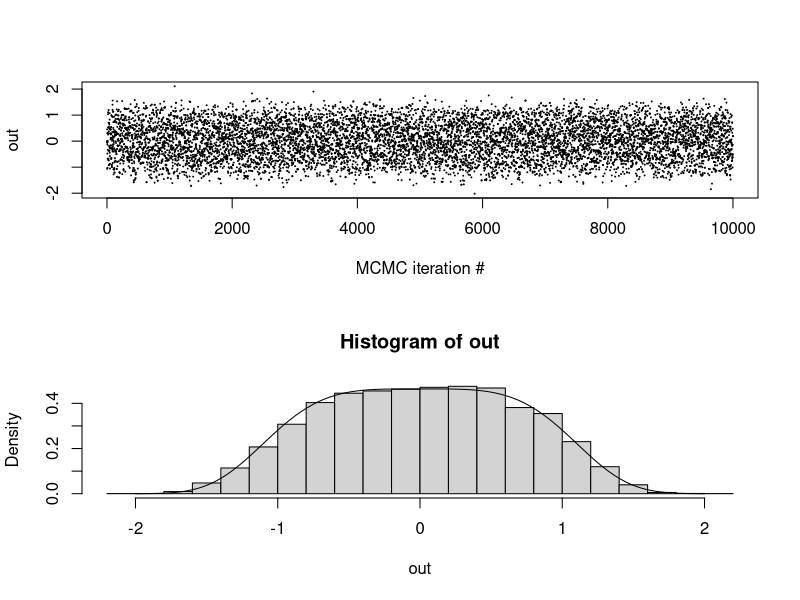
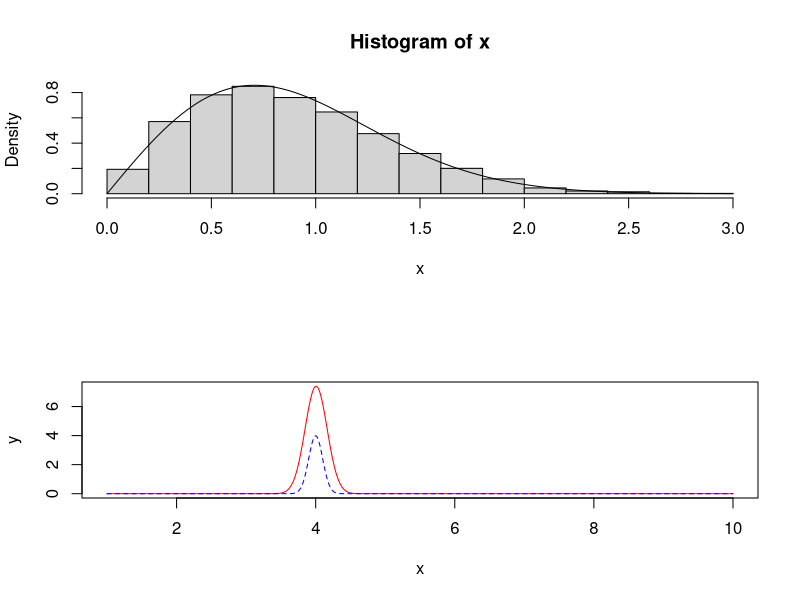
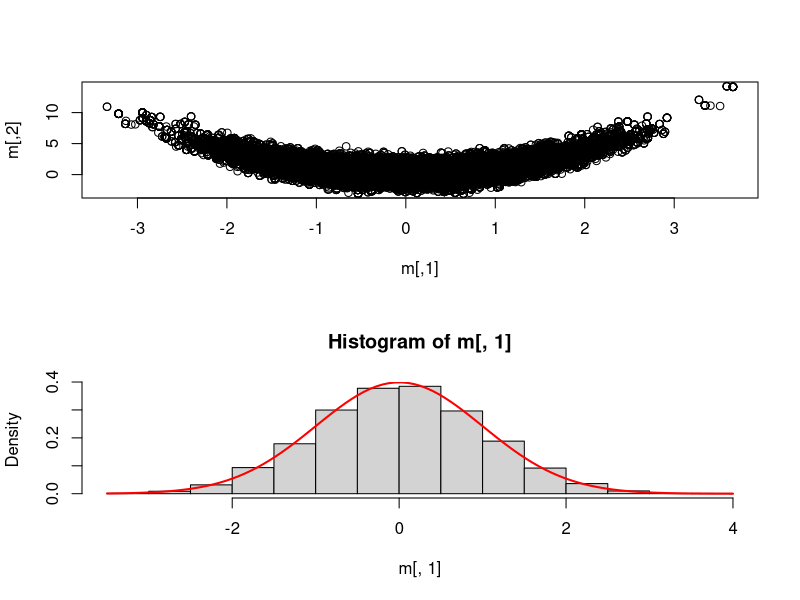
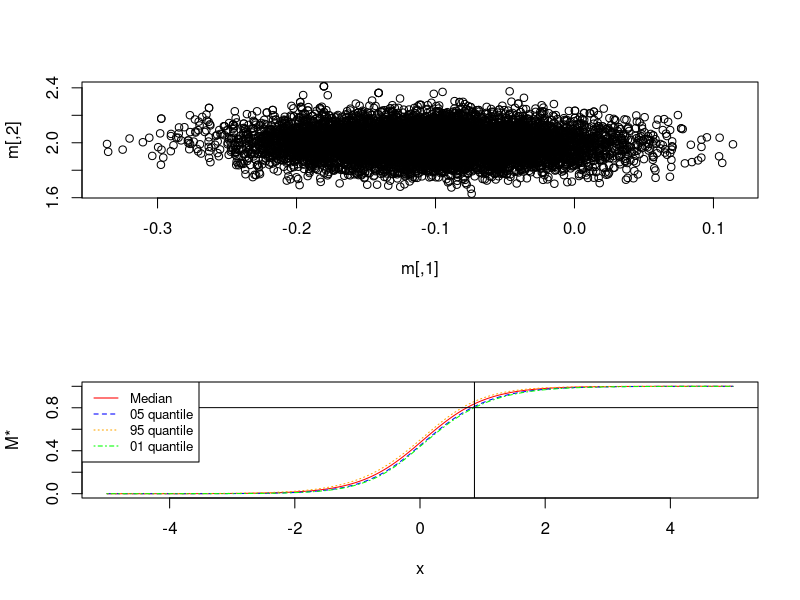

Reproduce these figures in R, in order.
## ---- chunk 1
rm(list = ls())
## ---- chunk 2
# general 1d independence metropolis hastings
oneD.IRWMH <- function(prob,
                       sigma=1.0,
                       theta1=0.0,
                       Nsamp=10000){
  res <- numeric(Nsamp)
  # allocate memory
  res[1] <- theta1
  # old importance weight
  wt.old <- prob(res[1])/dnorm(res[1], sd=sigma)
  Nacc <- 0
    for(i in 2:Nsamp){
      # proposal (note, independent of past)
      thetaStar <- rnorm(1, sd=sigma)
      # new importance weight
      wt.star <- prob(thetaStar)/dnorm(thetaStar, sd=sigma)
      # accept probability
      alpha <- min(1.0, wt.star/wt.old)
      # accept/reject
      if(runif(1) < alpha){
        res[i] <- thetaStar
        wt.old <- wt.star
        Nacc <- Nacc+1
      } else {
        res[i] <- res[i-1]
      }
    }
  return(res)
}

# pdf from mandatory pdf
pdf <- function(x) {
  return ((2^0.25*gamma(3/4)/pi) * exp(-x^4 / 2))
}


# sample n samples
n <- 10000
out <- oneD.IRWMH(pdf, theta1 = 0.0, sigma=1, Nsamp = n)

# plot 
par(mfrow=c(2,1))
plot(1:length(out),out,pch=20,cex=0.1,xlab="MCMC iteration #")
hist(out, probability = TRUE)
curve(pdf, add = TRUE, -2, 2)
## ---- chunk 3
# Use inverse sampling method to sample from
# p(x) = 2x exp(-x^2)
inverse_sampling <- function(Nsamples) {
  # Sample n samples from uniform distribution
  u <- runif(Nsamples)
  # Return X = F^-1(U)
  return(sqrt(-log(1-u)))
}

# PDF
pdf2 <- function(x) {
  return(2*x * exp(-x^2))
}

x <- inverse_sampling(10000)
hist(x, probability = TRUE)
curve(pdf2, 0, 3, add = TRUE)
## ---- chunk 4
g <- function(x) {
 exp(sqrt(x))*exp(-20*(x-4)^2)
}

f <- function(x) {
  dnorm(x, mean=4, sd=0.1)
}

x<-seq(1,10,0.01); y1=g(x); y2=f(x)
plot(x, y1, type="l", pch=19, col="red", xlab="x", ylab="y")
lines(x, y2, pch=18, col="blue", type="l", lty=2)
legend(1, 95, legend=c("Line 1", "Line 2"),
       col=c("red", "blue"), lty=1:2, cex=0.8)
## ---- chunk 5
importance <- function(Nsamp) {
  # Sample from f
  x <- rnorm(Nsamp, 4, 0.1)
  # calculate empirical mean
  return(mean((g(x)*(x>0))/(f(x))))
}

# Estimate of integral using importance sampling
importance(100000)
# Numerical integration
integrate(g, 0, Inf)$value
## ---- chunk 6
# Load the multivariate normal library 
library(mvtnorm)
library(coda)

# Target function from 
logg <- function(theta) {
  return(-theta[1]^2/2 - (theta[2] - theta[1]^2)^2 /2)
}

# 2D Random walk using log g
smile_shaped <- function(logg,
                         sigma=diag(2),
                         theta=c(0.0, 0.0),
                         Nsamp=100000){
  
  # Reserve 2xNsamp matrix with zeros
  res <- matrix(0, Nsamp, 2)
  
  # Set initial conditions
  res[1,] <- theta
  
  # Calculate old log-probability
  logold <- logg(theta)
  
  # accept counter
  Nacc <- 0
  
  # Iterate no of samples.
  for(i in 2:Nsamp){
    # Proposal step
    new <- res[i-1,] + rmvnorm(1, theta, sigma)
    # Log-p of proposal step
    lognew <- logg(new)
    # Evaluate step
    logfrac <- exp(min(0.0,lognew-logold))
    # Accept or reject new step
    if(runif(1)<logfrac && is.finite(logfrac)){
      # accept
      res[i,] <- new
      logold <- lognew
      Nacc <- Nacc+1
    } else {
      # reject
      res[i,] <- res[i-1,]
    }
  }
  print(paste("Accept prob: ", Nacc/Nsamp))
  return(res[5000:Nsamp,])
}

# Covariance matrix
sigma <- matrix(c(2, 0, 0, 2), nrow=2, ncol=2)
m <- smile_shaped(logg=logg, sigma=sigma, c(0.0, 0.0), 50000)
## ---- chunk 7
# Plot multivariate distribution
plot(m)
## ---- chunk 8
# Plot marginal of theta1 and compare with standard normal
hist(m[,1], probability=TRUE)
curve(dnorm(x, mean=0, sd=1), 
      col="red", lwd=2, add=TRUE, yaxt="n")
## ---- chunk 9
ESS <- function(x) {
  coda::effectiveSize(x)
}

ESS(m[,1])
ESS(m[,2])
## ---- chunk 10
# Load the data set
df <- data.frame(read.table("logistic_regression_data.txt"))
x <- df$x
y <- df$y

# function returning a log-posterior kernel for theta
logistic.lp <- function(theta) {
  alpha <- theta[1]
  beta <- theta[2]
  # log-likelihood
  Eeta <- exp(alpha + beta*x)
  p <- Eeta/(1.0 + Eeta)
  log.like <- sum(dbinom(y, size=1, prob = p, log=TRUE))
  
  # priors
  log.prior <- dnorm(alpha, sd=10, log=TRUE) + dnorm(beta, sd=10, log=TRUE)
  
  # log-posterior kernel
  return(log.like+log.prior)
}
## ---- chunk 11
# Independent sampler
IndepMH <- function(lprob, theta=c(0, 0), sigma=diag(2), Nsamp=1000, S=1){
  # Allocate space
  res <- matrix(0, Nsamp, 2)
  # Set initial values
  res[1,] <- theta
  # Old importance
  pold <- lprob(theta) - dmvnorm(theta, mean=theta ,sigma=sigma, log=TRUE)
  # No of accept
  Nacc <- 0
  for (i in 2:Nsamp){
    # Sample theta from multivariate normal with scaled sigma
    new <- rmvnorm(1, theta, S*sigma)
    # Importance of new theta
    pnew <- lprob(new) - dmvnorm(new, mean=theta, sigma=sigma, log=TRUE)
    frac <- exp(min(0.0, pnew-pold))
    if(runif(1)<frac && is.finite(frac)){
      # Accept
      res[i,] <- new
      pold <- pnew
      Nacc <- Nacc+1
    } else {
      # Reject
      res[i,] <- res[(i-1),]
    }
  }
  print(paste0("accept rate : ",Nacc/Nsamp))
  return(res[1000:Nsamp,])
}

sigma <- matrix(c(0.00653,-0.00058,-0.00058,0.01689),2,2)

m <- IndepMH(logistic.lp, c(-0.102, 1.993), sigma, 10000, 0.6)
plot(m)
## ---- chunk 12
ESS(m[,1])
ESS(m[,2])
## ---- chunk 13
# Plotdist is function for calculating values for plotting
plotdist <- function (x) {
  # Calculate m(x*)
  mstar <- exp(m[,1] + m[,2]*x) / (1 + exp(m[,1] + m[,2]*x))
  # calulcate median given x*
  med <- median(mstar)
  # Caltulate quantiles given x*
  quant05 <- quantile(mstar, 0.05)
  quant95 <- quantile(mstar, 0.95)
  quant01 <- quantile(mstar, 0.01)
  # return vector of calculations
  return(c(med, quant05, quant95, quant01))
}

# sequence of x* values
x <- seq(-5, 5, 0.01)
# plot 
plotmat <- matrix(0, length(x), 4)
# set index
i <- 0
# Loop through all x* values in sequence
for (val in x) {
  # increment index for each value in xÆ
  i <- i+1
  plotmat[i,] <- plotdist(val)
}

# First value larger than 0.8 (for plotting horizontal)
horizontal <- plotmat[, 4][plotmat[, 4] > 0.8][1]

# First x-value of m-value with 99% probability of being larger than 0.8
vertical <- x[Position(function(x) x > 0.8, plotmat[, 4])]

# Plot all medians and quantiles conditional on x*
plot(x, plotmat[, 1], type="l", col="red", ylab="M*")
lines(x, plotmat[, 2], type="l", col="blue", lty=2)
lines(x, plotmat[, 3], type="l", col="orange", lty=3)
lines(x, plotmat[, 4], type="l", col="green", lty=4)
# Add vertical line for x values
abline(v = vertical, col="black")
# add horizontal line for m values
abline(h = horizontal, col="black")
legend("topleft", legend=c("Median", "05 quantile", "95 quantile", "01 quantile"),
       col=c("red", "blue", "orange", "green"), lty=1:4, cex=0.8)

# X* where P(M(X*) > 0.8) = 0.99 
print(vertical)
## ---- chunk 14
# Load regression data
df <- data.frame(read.table(file="linear_regression_data.txt"))
x <- df$x
y <- df$y
## ---- chunk 15
gibbs <- function(x, y, theta=c(1.0, 1.0, 1.0), Nsamp=10000) {
  res <- matrix(0.0, Nsamp, 3)
  res[1, ] <- theta
  gammashape <- length(x)/2 + 1
  
  for(i in 1:Nsamp){
    # Block 1. Tau.
    gammascale <- 0.5*(sum(x) - length(x)*res[i, 2] - sum(res[i, 3]*x))^2 + 1
    res[i, 1] <- rgamma(1, gammashape, gammascale)
    
    # Block 2. Alpha.
    balpha <- -res[i, 1]*sum(res[i, 1]*x - y)
    calpha <- -(res[i, 1]*length(x))/2 + (1/200)
    res[i, 2] <- rnorm(1, -(balpha/(2*calpha)), -(1/(2*calpha)))
    
        
    # Block 2. Beta
    bbeta <- -res[i, 1]*(res[i, 2]*sum(x) + sum(x*y))
    cbeta <- -((res[i, 1]/2)*sum(x) + 1/200)
    res[i, 3] <- rnorm(1, -(bbeta/(2*cbeta)), -(1/(2*cbeta)))
  }
  return(res)
}

m <- gibbs(x, y)
